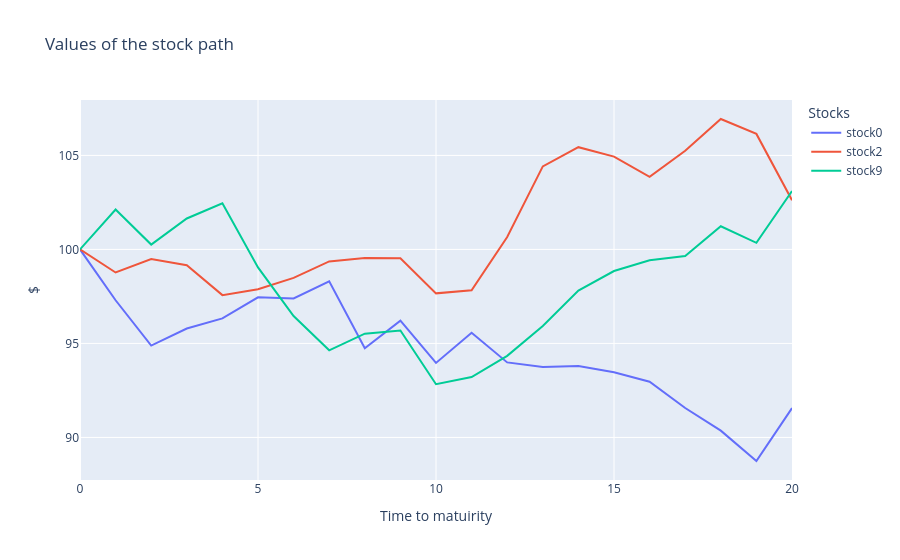

Write notebook code for a chart like this one.
### Code cell
fig = go.Figure()
# Add traces for each column
for column in stock_prices.columns[values]:
    fig.add_trace(go.Scatter(x=stock_prices.index, y=stock_prices[column], mode='lines', name=f"stock{column}"))

# Update layout
fig.update_layout(
    title='Values of the stock path ',
    xaxis_title='Time to matuirity',
    yaxis_title='$',
    template='plotly',
    legend=dict(title='Stocks'),
)

# Show the plot
fig.show()

### Figure 1 — Plotly figure (JSON) as saved in the notebook; plotly's stock layout.template omitted (floating-point values rounded to 4 significant figures)
{"data": [{"mode": "lines", "name": "stock0", "type": "scatter", "x": [0, 1, 2, 3, 4, 5, 6, 7, 8, 9, 10, 11, 12, 13, 14, 15, 16, 17, 18, 19, 20], "y": [100, 97.3, 94.89, 95.79, 96.33, 97.45, 97.4, 98.3, 94.75, 96.21, 93.96, 95.57, 93.99, 93.75, 93.8, 93.47, 92.96, 91.57, 90.36, 88.75, 91.56]}, {"mode": "lines", "name": "stock2", "type": "scatter", "x": [0, 1, 2, 3, 4, 5, 6, 7, 8, 9, 10, 11, 12, 13, 14, 15, 16, 17, 18, 19, 20], "y": [100, 98.77, 99.49, 99.16, 97.57, 97.88, 98.48, 99.36, 99.55, 99.52, 97.66, 97.83, 100.7, 104.4, 105.4, 104.9, 103.9, 105.2, 106.9, 106.1, 102.6]}, {"mode": "lines", "name": "stock9", "type": "scatter", "x": [0, 1, 2, 3, 4, 5, 6, 7, 8, 9, 10, 11, 12, 13, 14, 15, 16, 17, 18, 19, 20], "y": [100, 102.1, 100.3, 101.6, 102.5, 99.04, 96.45, 94.64, 95.52, 95.69, 92.83, 93.21, 94.34, 95.93, 97.81, 98.85, 99.43, 99.65, 101.2, 100.4, 103.1]}], "layout": {"legend": {"title": {"text": "Stocks"}}, "title": {"text": "Values of the stock path "}, "xaxis": {"title": {"text": "Time to matuirity"}}, "yaxis": {"title": {"text": "$"}}}}
